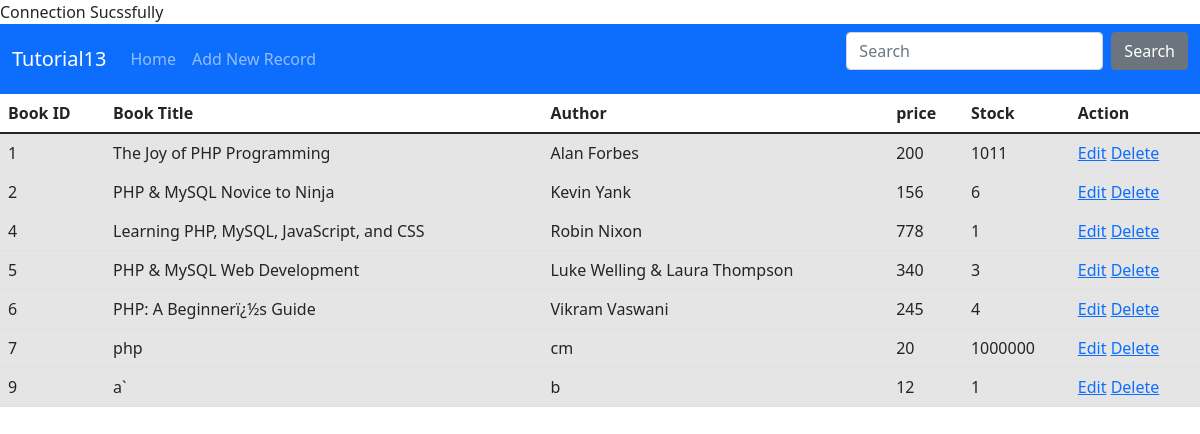
The page / on the database its author committed.
### tables this page shows
CREATE TABLE IF NOT EXISTS `books` (
`id` int(11) NOT NULL,
  `title` varchar(50) NOT NULL,
  `author` varchar(50) NOT NULL,
  `price` int(11) NOT NULL,
  `stock` int(11) NOT NULL,
  `titleurl` text NOT NULL,
  `pendingstock` int(11) NOT NULL,
  `datetime` timestamp NULL DEFAULT CURRENT_TIMESTAMP ON UPDATE CURRENT_TIMESTAMP
);

### index.php (the view, shortened to what this page needs)
<?php
  require 'Connect.php';
?>
<html>
<head>
<link href="https://cdn.jsdelivr.net/npm/bootstrap@5.1.3/dist/css/bootstrap.min.css" rel="stylesheet"
integrity="sha384-1BmE4kWBq78iYhFldvKuhfTAU6auU8tT94WrHftjDbrCEXSU1oBoqyl2QvZ6jIW3">
</head>
<body>
<?php include("nav.php"); ?>
    <table class="table table-hover">
  <thead>
    <tr>
    <th>Book ID</th>
				<th>Book Title</th>
				<th>Author</th>
				<th>price</th>
				<th>Stock</th>
				<th>Action</th>
    </tr>
  </thead>
  <tbody>
   <?php
   $sql = "";
   $searchstr = isset($_POST['searchstr'])?$_POST['searchstr']:"";
   if($searchstr != "")
   {
     $sql = "select * from books where title like '%$searchstr%' or  author like '%$searchstr%' or price like '%$searchstr%' or stock like '%$searchstr%' ";
   }
   else
   {
         $sql = "select * from books";
   }
          $result = $db->query($sql);
                  if($result->num_rows){
                  while($row = $result->fetch_assoc())
                  {
    ?>
<tr class="table-active">
                  <td><?= $row['id']; ?></td>
                  <td><?= $row['title']; ?></td>
                  <td><?= $row['author']; ?></td>
                  <td><?= $row['price']; ?></td>
                  <td><?= $row['stock']; ?></td>
                  <td><a href='form.php?id=<?=$row['id'];?>'>Edit</a>
                  <a href='delete.php?id=<?=$row['id'];?>'>Delete</a>
                  </td>
                  </tr>
                <?php
                      }
                    }
                ?>
  </tbody>
</table>
</body>
</html>

### nav.php (shortened to what this page needs)
<nav class="navbar navbar-expand-lg navbar-dark bg-primary">
  <div class="container-fluid">
    <a class="navbar-brand" href="#">Tutorial13</a>
    <div class="collapse navbar-collapse" id="navbarColor01">
      <ul class="navbar-nav me-auto">
        <li class="nav-item active">
          <a class="nav-link" href="#">Home
          </a>
        </li>
         <li class="nav-item">
          <a class="nav-link" href="form.php">Add New Record</a>
        </li>
      </ul>
      <form class="d-flex" method = "POST" action = "#">
        <input class="form-control me-sm-2" type="text" name = "searchstr" placeholder="Search">
        <button class="btn btn-secondary my-2 my-sm-0" type="submit">Search</button>
      </form>
    </div>
  </div>
</nav>

### rows shown on the page
books: id "1", title "The Joy of PHP Programming", author "Alan Forbes", price "200", stock "1011"
books: id "2", title "PHP & MySQL Novice to Ninja", author "Kevin Yank", price "156", stock "6"
books: id "4", title "Learning PHP, MySQL, JavaScript, and CSS", author "Robin Nixon", price "778", stock "1"
books: id "5", title "PHP & MySQL Web Development", author "Luke Welling & Laura Thompson", price "340", stock "3"
books: id "6", title "PHP: A Beginnerï¿½s Guide", author "Vikram Vaswani", price "245", stock "4"
books: id "7", title "php", author "cm", price "20", stock "1000000"
books: id "9", title "a`", author "b", price "12", stock "1"
